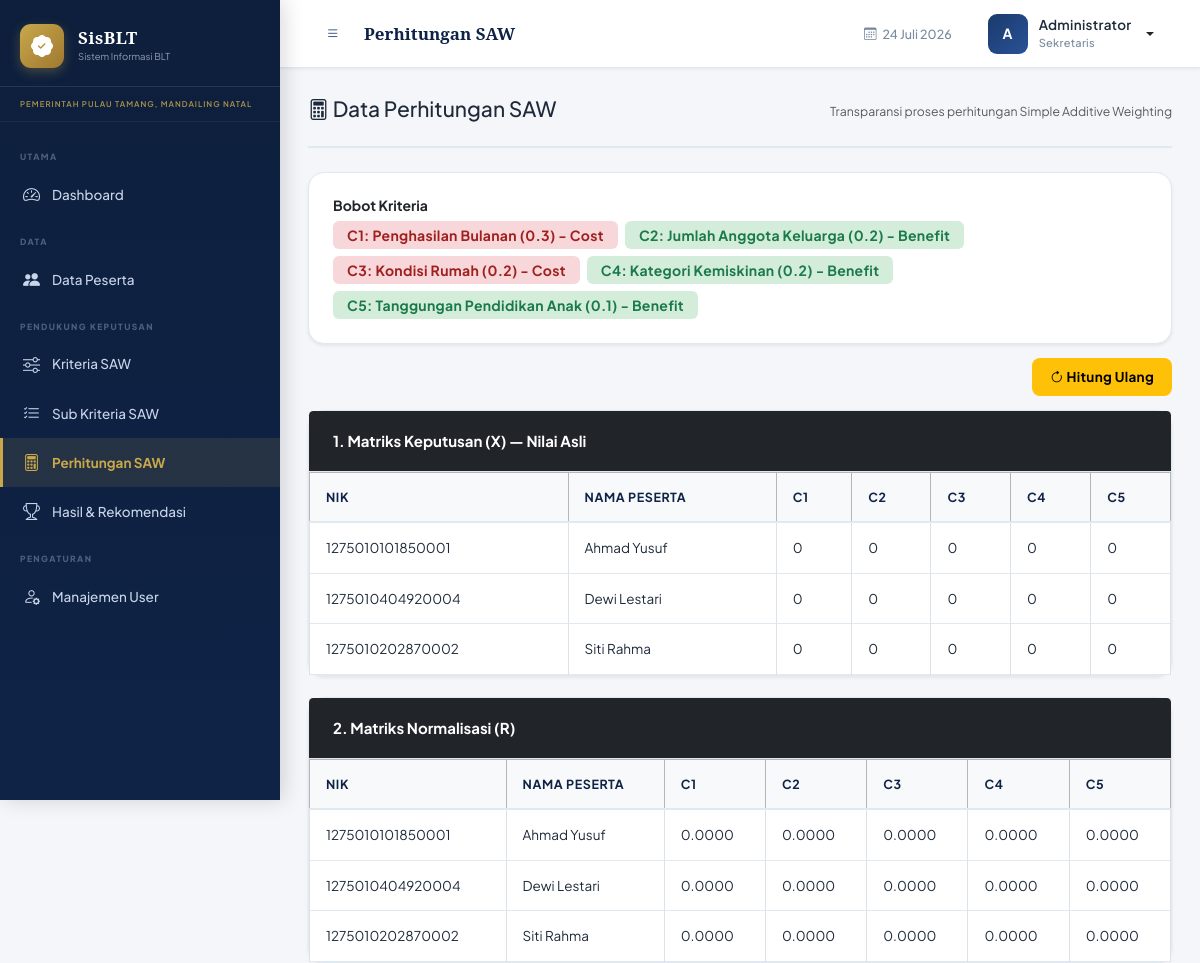
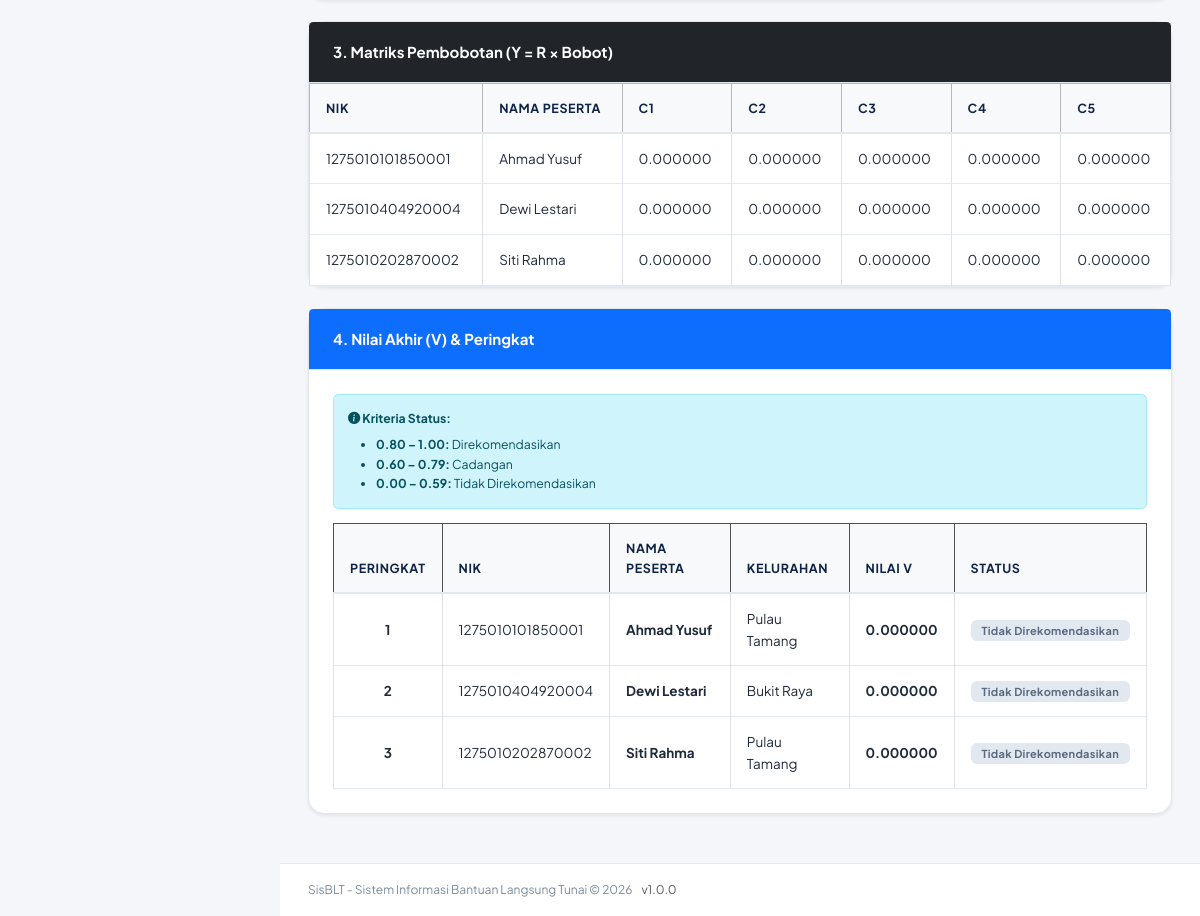
/pages/saw/perhitungan.php (signed in), run on the app's committed database (2 pictures, top to bottom).
### tables this page shows
CREATE TABLE IF NOT EXISTS saw_kriteria (
    id INT AUTO_INCREMENT PRIMARY KEY,
    kode_kriteria VARCHAR(10) NOT NULL UNIQUE,   
    nama_kriteria VARCHAR(150) NOT NULL,
    bobot DECIMAL(5,4) NOT NULL DEFAULT 0.0000,  
    jenis ENUM('Benefit','Cost') NOT NULL DEFAULT 'Benefit',
    keterangan TEXT,
    urutan INT DEFAULT 0,
    nilai_min DECIMAL(10,2) DEFAULT 0,
    nilai_max DECIMAL(10,2) DEFAULT 100,
    is_active TINYINT(1) DEFAULT 1,
    created_at TIMESTAMP DEFAULT CURRENT_TIMESTAMP,
    updated_at TIMESTAMP DEFAULT CURRENT_TIMESTAMP ON UPDATE CURRENT_TIMESTAMP,
    KEY idx_kode_kriteria (kode_kriteria),
    KEY idx_jenis (jenis),
    KEY idx_urutan (urutan),
    KEY idx_is_active (is_active)
);

CREATE TABLE peserta (
    id INT AUTO_INCREMENT PRIMARY KEY,
    nik VARCHAR(16) NOT NULL UNIQUE,
    nama_lengkap VARCHAR(150) NOT NULL,
    tempat_lahir VARCHAR(100),
    tanggal_lahir DATE,
    jenis_kelamin ENUM('L', 'P') NOT NULL,
    agama VARCHAR(30),
    pendidikan VARCHAR(50),
    pekerjaan VARCHAR(100),
    status_kawin ENUM('Belum Kawin', 'Kawin', 'Cerai Hidup', 'Cerai Mati') DEFAULT 'Belum Kawin',
    alamat TEXT NOT NULL,
    rt VARCHAR(5),
    rw VARCHAR(5),
    kelurahan_id INT,
    kode_pos VARCHAR(10),
    no_telepon VARCHAR(20),
    no_kk VARCHAR(16),
    nama_kepala_keluarga VARCHAR(150),
    jumlah_anggota_keluarga INT DEFAULT 1 CHECK (jumlah_anggota_keluarga > 0),
    jumlah_anak_usia_sekolah INT DEFAULT 0 CHECK (jumlah_anak_usia_sekolah >= 0),
    penghasilan_bulanan DECIMAL(15,2) DEFAULT 0 CHECK (penghasilan_bulanan >= 0),
    kategori_kemiskinan ENUM('Sangat Miskin', 'Miskin', 'Hampir Miskin') DEFAULT 'Miskin',
    kondisi_rumah ENUM('Tidak Layak', 'Kurang Layak', 'Layak') DEFAULT 'Kurang Layak',
    foto_ktp VARCHAR(255) DEFAULT NULL,
    foto_kk VARCHAR(255) DEFAULT NULL,
    foto_peserta VARCHAR(255) DEFAULT NULL,
    status_verifikasi ENUM('menunggu', 'disetujui', 'ditolak') DEFAULT 'menunggu',
    catatan_verifikasi TEXT DEFAULT NULL,
    diverifikasi_oleh INT DEFAULT NULL,
    tanggal_verifikasi DATETIME DEFAULT NULL,
    status_aktif ENUM('aktif', 'nonaktif') DEFAULT 'aktif',
    ditambahkan_oleh INT,
    created_at TIMESTAMP DEFAULT CURRENT_TIMESTAMP,
    updated_at TIMESTAMP DEFAULT CURRENT_TIMESTAMP ON UPDATE CURRENT_TIMESTAMP,
    FOREIGN KEY (kelurahan_id) REFERENCES kelurahan(id) ON DELETE SET NULL,
    FOREIGN KEY (diverifikasi_oleh) REFERENCES users(id) ON DELETE SET NULL,
    FOREIGN KEY (ditambahkan_oleh) REFERENCES users(id) ON DELETE SET NULL,
    KEY idx_nik (nik),
    KEY idx_nama_lengkap (nama_lengkap),
    KEY idx_kelurahan_id (kelurahan_id),
    KEY idx_status_verifikasi (status_verifikasi),
    KEY idx_status_aktif (status_aktif),
    KEY idx_created_at (created_at),
    KEY idx_kategori_kemiskinan (kategori_kemiskinan)
);

CREATE TABLE kelurahan (
    id INT AUTO_INCREMENT PRIMARY KEY,
    nama_kelurahan VARCHAR(100) NOT NULL,
    kecamatan VARCHAR(100) NOT NULL,
    kabupaten VARCHAR(100) NOT NULL DEFAULT 'Pariaman',
    provinsi VARCHAR(100) NOT NULL DEFAULT 'Sumatera Barat',
    created_at TIMESTAMP DEFAULT CURRENT_TIMESTAMP,
    KEY idx_nama_kelurahan (nama_kelurahan),
    KEY idx_kecamatan (kecamatan),
    UNIQUE KEY unique_kelurahan (nama_kelurahan, kecamatan, kabupaten)
);

### includes/functions.php (called while the page is built, shortened)
<?php
function isLoggedIn() {
    return isset($_SESSION['user_id']) && !empty($_SESSION['user_id']);
}
function getCurrentUser() {
    return [
        'id'    => $_SESSION['user_id'],
        'nama'  => $_SESSION['user_nama'],
        'role'  => $_SESSION['user_role'],
        'username' => $_SESSION['user_username'],
    ];
}

### pages/saw/perhitungan.php (the view, shortened to what this page needs)
<?php
require_once __DIR__ . '/../../includes/functions.php';
$db = getDB();
$kriteria = [];
$resKriteria = $db->query("SELECT * FROM saw_kriteria ORDER BY urutan ASC");
while ($r = $resKriteria->fetch_assoc()) {
    $kriteria[$r['id']] = [
        'kode'  => $r['kode_kriteria'],
        'nama'  => $r['nama_kriteria'],
        'bobot' => (float)$r['bobot'],
        'jenis' => strtolower(trim($r['jenis'])),
    ];
}
$peserta = [];
$resPeserta = $db->query("
    SELECT p.id, p.nik, p.nama_lengkap, k.nama_kelurahan
    FROM peserta p
    LEFT JOIN kelurahan k ON p.kelurahan_id = k.id
    WHERE p.status_verifikasi = 'disetujui' AND p.status_aktif = 'aktif'
    ORDER BY p.nama_lengkap ASC
");
while ($r = $resPeserta->fetch_assoc()) {
    $peserta[$r['id']] = [
        'nik'          => $r['nik'],
        'nama'         => $r['nama_lengkap'],
        'kelurahan'    => $r['nama_kelurahan'] ?? '-',
        'nilai'        => [],
    ];
}
$X = [];
foreach ($peserta as $pid => $p) {
    foreach ($kriteria as $kid => $k) {
        $X[$pid][$kid] = $p['nilai'][$kid] ?? 0;
    }
}
$R = [];
foreach ($kriteria as $kid => $k) {
    $colVals = [];
    foreach ($X as $pid => $vals) {
        $colVals[] = $vals[$kid] ?? 0;
    }
    if ($k['jenis'] === 'benefit') {
        $maxVal = max($colVals) ?: 1;
        foreach ($X as $pid => $vals) {
            $R[$pid][$kid] = $maxVal > 0 ? round(($vals[$kid] ?? 0) / $maxVal, 4) : 0;
        }
    } else {
        $nonzero = array_filter($colVals);
        $minVal  = !empty($nonzero) ? min($nonzero) : 1;
        foreach ($X as $pid => $vals) {
            $v = $vals[$kid] ?? 0;
            $R[$pid][$kid] = $v > 0 ? round($minVal / $v, 4) : 0;
        }
    }
}
$Y = [];
foreach ($R as $pid => $vals) {
    foreach ($kriteria as $kid => $k) {
        $Y[$pid][$kid] = round(($vals[$kid] ?? 0) * $k['bobot'], 6);
    }
}
$V = [];
foreach ($Y as $pid => $vals) {
    $V[$pid] = array_sum($vals);
}
arsort($V);
foreach ($V as $pid => $nilai) {
    if ($nilai >= 0.80) {
        $status = 'Direkomendasikan';
    } elseif ($nilai >= 0.60 && $nilai < 0.80) {
        $status = 'Cadangan';
    } else {
        $status = 'Tidak Direkomendasikan';
    }
}
$V_ordered = $V;
function renderMatriks($title, $data, $pesertaArr, $kriteriaArr, $decimals = 4) {
    echo "<div class='card shadow-sm mb-4'>
        <div class='card-header bg-dark text-white fw-bold'>{$title}</div>
        <div class='card-body p-0'>
        <div class='table-responsive'>
        <table class='table table-sm table-bordered align-middle mb-0'>";
    echo "<thead class='table-secondary'><tr><th>NIK</th><th>Nama Peserta</th>";
    foreach ($kriteriaArr as $kid => $k) {
        echo "<th title='{$k['nama']}'>{$k['kode']}</th>";
    }
    echo "</tr></thead><tbody>";
    foreach ($pesertaArr as $pid => $p) {
        echo "<tr><td>{$p['nik']}</td><td>{$p['nama']}</td>";
        foreach ($kriteriaArr as $kid => $k) {
            $val = isset($data[$pid][$kid]) ? number_format($data[$pid][$kid], $decimals, '.', '') : '0';
            echo "<td>{$val}</td>";
        }
        echo "</tr>";
    }
    echo "</tbody></table></div></div></div>";
}
require_once __DIR__ . '/../../includes/header.php';
?>
<div class="page-header">
    <h4><i class="bi bi-calculator"></i> Data Perhitungan SAW</h4>
    <small class="text-muted">Transparansi proses perhitungan Simple Additive Weighting</small>
</div>
<?php if (empty($kriteria)): ?>
<div class="alert alert-warning"><i class="bi bi-exclamation-triangle-fill"></i> Belum ada kriteria SAW. Silakan atur di menu Kriteria SAW.</div>
<?php elseif (empty($peserta)): ?>
<div class="alert alert-info"><i class="bi bi-info-circle-fill"></i> Belum ada peserta yang sudah diverifikasi.</div>
<?php else: ?>
<div class="card shadow-sm mb-3">
    <div class="card-body">
        <h6 class="fw-bold mb-2">Bobot Kriteria</h6>
        <div class="d-flex flex-wrap gap-2">
            <?php foreach ($kriteria as $kid => $k): ?>
            <span class="badge <?= $k['jenis']==='benefit' ? 'bg-success' : 'bg-danger' ?> fs-6 px-3 py-2">
                <?= $k['kode'] ?>: <?= $k['nama'] ?> (<?= $k['bobot'] ?>) - <?= ucfirst($k['jenis']) ?>
            </span>
            <?php endforeach; ?>
        </div>
    </div>
</div>
<?php if (in_array(getCurrentUser()['role'], ['admin','atasan'])): ?>
<div class="d-flex justify-content-end mb-3">
    <a href="perhitungan.php?refresh=1"
       onclick="return confirm('Reset dan hitung ulang semua nilai?')"
       class="btn btn-warning">
        <i class="bi bi-arrow-clockwise"></i> Hitung Ulang
    </a>
</div>
<?php endif; ?>
<?php renderMatriks('1. Matriks Keputusan (X) — Nilai Asli', $X, $peserta, $kriteria, 0); ?>
<div class="card shadow-sm mb-4">
    <div class="card-header bg-primary text-white fw-bold">4. Nilai Akhir (V) & Peringkat</div>
    <div class="card-body">
        <div class="alert alert-info small mb-3">
            <i class="bi bi-info-circle-fill"></i>
            <strong>Kriteria Status:</strong>
            <ul class="mb-0 mt-2">
                <li><strong>0.80 – 1.00:</strong> Direkomendasikan</li>
                <li><strong>0.60 – 0.79:</strong> Cadangan</li>
                <li><strong>0.00 – 0.59:</strong> Tidak Direkomendasikan</li>
            </ul>
        </div>
        <div class="table-responsive">
            <table class="table table-bordered table-hover align-middle mb-0">
                <thead class="table-dark">
                    <tr>
                        <th>Peringkat</th>
                        <th>NIK</th>
                        <th>Nama Peserta</th>
                        <th>Kelurahan</th>
                        <th>Nilai V</th>
                        <th>Status</th>
                    </tr>
                </thead>
                <tbody>
                <?php
                $rank = 1;
                foreach ($V_ordered as $pid => $v):
                    $p = $peserta[$pid];
                    if ($v >= 0.80) {
                        $status = '<span class="badge bg-success">Direkomendasikan</span>';
                        $rowClass = 'table-success';
                    } elseif ($v >= 0.60 && $v < 0.80) {
                        $status = '<span class="badge bg-warning">Cadangan</span>';
                        $rowClass = 'table-warning';
                    } else {
                        $status = '<span class="badge bg-secondary">Tidak Direkomendasikan</span>';
                        $rowClass = '';
                    }
                ?>
                <tr class="<?= $rowClass ?>">
                    <td class="text-center fw-bold"><?= $rank ?></td>
                    <td><?= $p['nik'] ?></td>
                    <td><strong><?= htmlspecialchars($p['nama']) ?></strong></td>
                    <td><?= $p['kelurahan'] ?></td>
                    <td class="text-center fw-bold"><?= number_format($v, 6, '.', '') ?></td>
                    <td><?= $status ?></td>
                </tr>
                <?php $rank++; endforeach; ?>
                </tbody>
            </table>
        </div>
    </div>
</div>
<?php endif; ?>
<?php require_once __DIR__ . '/../../includes/footer.php'; ?>

### assets/css/style.css (style rules this page uses)
:root { --primary: #1a3a6b; --primary-dark: #0f2347; --primary-light: #2a5298; --accent: #c8a84b; --accent-light: #f0d88a; --sidebar-w: 280px; --topbar-h: 68px; --bg: #f5f6fa; --card-bg: #ffffff; --text: #1e2a3a; --text-muted: #7a8a9e; --border: #e0e8f0; --success: #1a7a4a; --warning: #b08000; --danger: #a02020; --sidebar-bg: #0f2347; --sidebar-text: #c8d4e8; --sidebar-hover: rgba(200,168,75,0.12); --sidebar-active:#c8a84b; --shadow-sm: 0 1px 3px rgba(15,35,71,0.08); --shadow: 0 4px 16px rgba(15,35,71,0.12); --shadow-lg: 0 8px 32px rgba(15,35,71,0.15); --radius: 10px; --radius-lg: 16px; --font-main: 'Plus Jakarta Sans', sans-serif; --font-serif: 'Noto Serif', serif; }
*, *::before, *::after { box-sizing: border-box; margin: 0; padding: 0; }
html, body { height: 100%; font-family: var(--font-main); background: var(--bg); color: var(--text); font-size: 14px; line-height: 1.6; }
.card { background: var(--card-bg); border: 1px solid var(--border); border-radius: var(--radius-lg); box-shadow: var(--shadow); transition: all .3s ease; }
.card-header { padding: 18px 24px; background: transparent; border-bottom: 1px solid var(--border); font-weight: 700; font-size: 15px; display: flex; align-items: center; gap: 10px; color: var(--primary-dark); }
.card-body { padding: 24px; }
.table { font-size: 13.5px; border-collapse: collapse; margin-bottom: 0; }
.table thead { background: #f8f9fb; border-bottom: 2px solid var(--border); }
.table th { background: #f8f9fb; color: var(--primary-dark); font-weight: 700; font-size: 12.5px; text-transform: uppercase; letter-spacing: .6px; border-top: none; padding: 14px 16px; }
.table tbody tr { border-bottom: 1px solid var(--border); transition: background .15s; }
.table td { vertical-align: middle; padding: 14px 16px; color: var(--text); }
.btn { font-size: 13.5px; font-weight: 700; border-radius: 8px; padding: 9px 18px; transition: all .2s ease; border: none; cursor: pointer; letter-spacing: .3px; }
.badge { font-size: 11px; font-weight: 700; padding: 5px 11px; border-radius: 6px; letter-spacing: .3px; display: inline-block; }
.badge.bg-success { background: #d4edda !important; color: var(--success) !important; }
.badge.bg-danger { background: #f8d7da !important; color: var(--danger) !important; }
.badge.bg-secondary { background: #e2e8f0 !important; color: #5a6a7e !important; }
.page-header { display: flex; align-items: center; justify-content: space-between; margin-bottom: 24px; padding-bottom: 18px; border-bottom: 2px solid var(--border); }

### data on the page
saw_kriteria: kode_kriteria "C1", nama_kriteria "Penghasilan Bulanan", bobot "0.3", jenis "Cost", val "0", val "0.0000", val "0.000000"
saw_kriteria: kode_kriteria "C2", nama_kriteria "Jumlah Anggota Keluarga", bobot "0.2", jenis "Benefit", val "0", val "0.0000", val "0.000000"
saw_kriteria: kode_kriteria "C3", nama_kriteria "Kondisi Rumah", bobot "0.2", jenis "Cost", val "0", val "0.0000", val "0.000000"
saw_kriteria: kode_kriteria "C4", nama_kriteria "Kategori Kemiskinan", bobot "0.2", jenis "Benefit", val "0", val "0.0000", val "0.000000"
saw_kriteria: kode_kriteria "C5", nama_kriteria "Tanggungan Pendidikan Anak", bobot "0.1", jenis "Benefit", val "0", val "0.0000", val "0.000000"
peserta: nik "1275010101850001", nama_lengkap "Ahmad Yusuf", kelurahan.nama_kelurahan "Pulau Tamang", v "0.000000"
peserta: nik "1275010404920004", nama_lengkap "Dewi Lestari", kelurahan.nama_kelurahan "Bukit Raya", v "0.000000"
peserta: nik "1275010202870002", nama_lengkap "Siti Rahma", kelurahan.nama_kelurahan "Pulau Tamang", v "0.000000"

### other printed values
APP_SHORT "SisBLT"
APP_INSTANSI "PEMERINTAH PULAU TAMANG, MANDAILING NATAL"
$pageTitle "Perhitungan SAW"
substr($currentUser['nama'], 0, 1) "A"
$currentUser['nama'] "Administrator"
getRoleLabel($currentUser['role']) "Sekretaris"
$title "1. Matriks Keputusan (X) — Nilai Asli 2. Matriks Normalisasi (R) 3. Matriks Pembobotan (Y = R × Bobot)"
APP_NAME "SisBLT - Sistem Informasi Bantuan Langsung Tunai"
APP_TAHUN "2026"
APP_VERSION "1.0.0"
